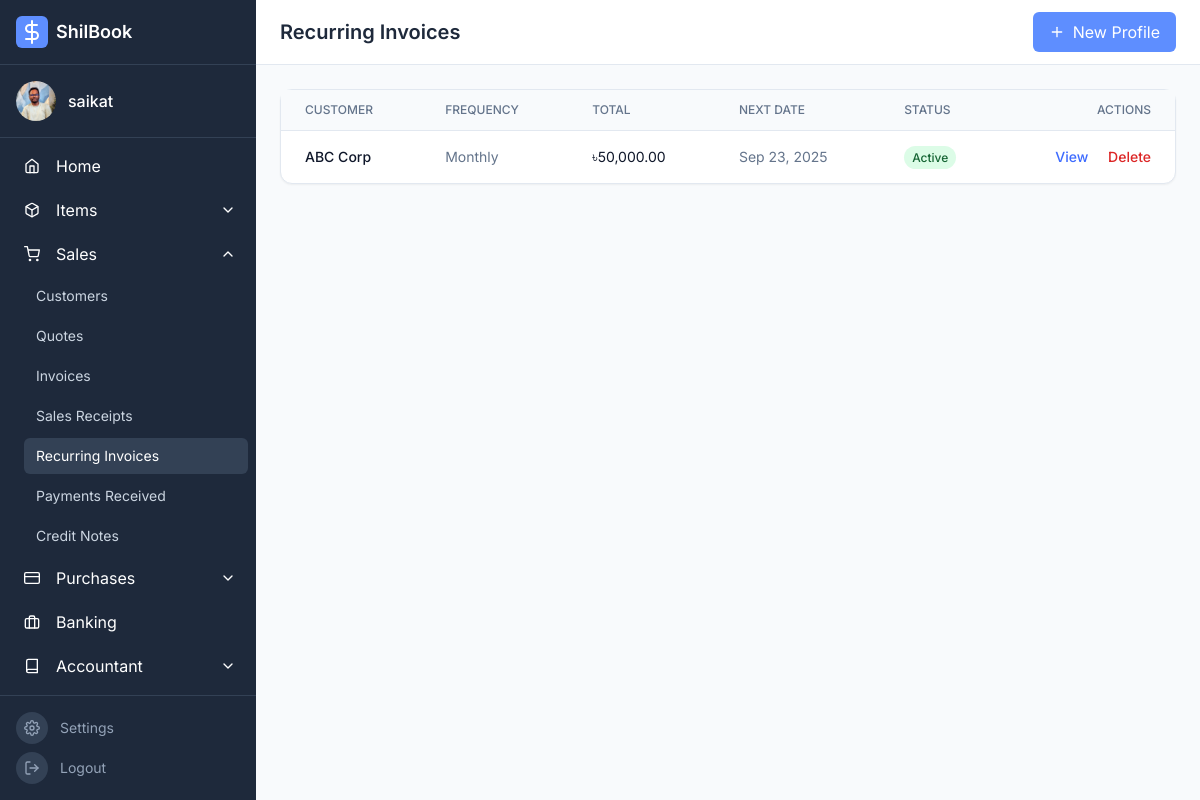
/sales/recurring/index.php (signed in), run on an earlier commit of the app's database.
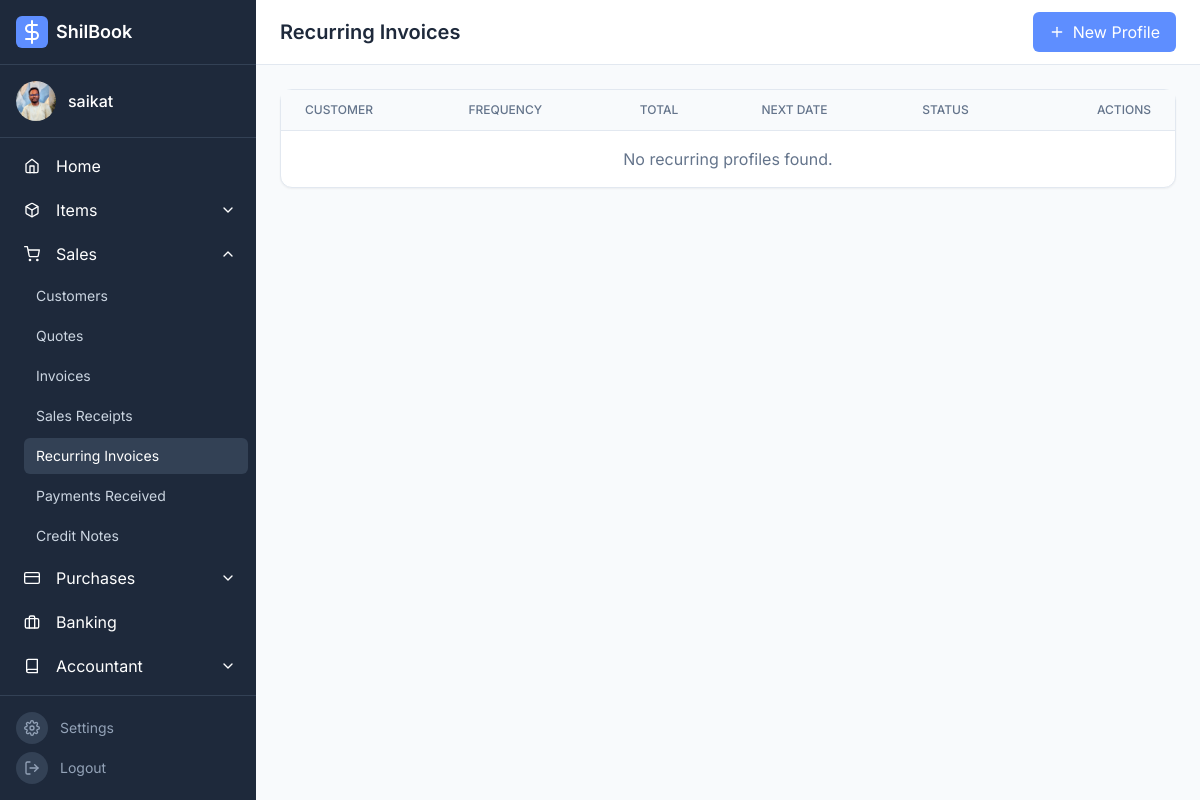
And on a later commit of the database.
### tables this page shows
CREATE TABLE `recurring_invoices` (
  `id` int(11) NOT NULL,
  `user_id` int(11) NOT NULL,
  `customer_id` int(11) NOT NULL,
  `start_date` date NOT NULL,
  `end_date` date DEFAULT NULL,
  `frequency` enum('weekly','monthly','quarterly','yearly') NOT NULL,
  `last_generated_date` date DEFAULT NULL,
  `subtotal` decimal(10,2) NOT NULL DEFAULT 0.00,
  `tax` decimal(10,2) NOT NULL DEFAULT 0.00,
  `total` decimal(10,2) NOT NULL DEFAULT 0.00,
  `notes` text DEFAULT NULL,
  `status` enum('active','paused','finished') NOT NULL DEFAULT 'active',
  `created_at` timestamp NOT NULL DEFAULT current_timestamp()
);

CREATE TABLE `customers` (
  `id` int(11) NOT NULL,
  `user_id` int(11) NOT NULL,
  `customer_type` enum('individual','company') NOT NULL DEFAULT 'individual',
  `name` varchar(255) NOT NULL,
  `contact_person` varchar(255) DEFAULT NULL,
  `email` varchar(255) DEFAULT NULL,
  `phone` varchar(50) DEFAULT NULL,
  `address` text DEFAULT NULL,
  `created_at` timestamp NOT NULL DEFAULT current_timestamp()
);

### sales/recurring/index.php (the view, shortened to what this page needs)
<?php
require_once '../../config.php';
$userId = $_SESSION['user_id'];
$sql = "SELECT r.*, c.name AS customer_name FROM recurring_invoices r JOIN customers c ON r.customer_id = c.id WHERE r.user_id = :user_id ORDER BY r.start_date DESC";
$stmt = $pdo->prepare($sql);
$stmt->bindParam(':user_id', $userId, PDO::PARAM_INT);
$stmt->execute();
$profiles = $stmt->fetchAll(PDO::FETCH_ASSOC);
require_once '../../partials/header.php';
require_once '../../partials/sidebar.php';
function getStatusBadgeClass($status) {
    switch ($status) {
        case 'active': return 'bg-green-100 text-green-800';
    }
}
?>
<div class="flex-1 flex flex-col overflow-hidden">
    <header class="bg-white border-b border-macgray-200 py-3 px-6 flex items-center justify-between">
        <h1 class="text-xl font-semibold text-macgray-800">Recurring Invoices</h1>
        <a href="<?php echo BASE_PATH; ?>sales/recurring/create.php" class="px-4 py-2 bg-macblue-500 text-white rounded-md hover:bg-macblue-600 flex items-center space-x-2">
            <i data-feather="plus" class="w-4 h-4"></i>
            <span>New Profile</span>
        </a>
    </header>
    <main class="content-area flex-1 overflow-y-auto p-6 bg-macgray-50">
        <div class="max-w-7xl mx-auto">
            <div class="bg-white rounded-xl shadow-sm border border-macgray-200">
                <div class="overflow-x-auto">
                    <table class="min-w-full divide-y divide-macgray-200">
                        <thead class="bg-macgray-50">
                            <tr>
                                <th class="px-6 py-3 text-left text-xs font-medium text-macgray-500 uppercase">Customer</th>
                                <th class="px-6 py-3 text-left text-xs font-medium text-macgray-500 uppercase">Frequency</th>
                                <th class="px-6 py-3 text-left text-xs font-medium text-macgray-500 uppercase">Total</th>
                                <th class="px-6 py-3 text-left text-xs font-medium text-macgray-500 uppercase">Next Date</th>
                                <th class="px-6 py-3 text-left text-xs font-medium text-macgray-500 uppercase">Status</th>
                                <th class="px-6 py-3 text-right text-xs font-medium text-macgray-500 uppercase">Actions</th>
                            </tr>
                        </thead>
                        <tbody class="divide-y divide-macgray-200">
                            <?php if (empty($profiles)): ?>
                                <tr><td colspan="6" class="px-6 py-4 text-center text-macgray-500">No recurring profiles found.</td></tr>
                            <?php else: ?>
                                <?php foreach ($profiles as $profile):
                                    $last_gen = $profile['last_generated_date'] ? new DateTime($profile['last_generated_date']) : new DateTime($profile['start_date']);
                                    $next_date = $last_gen->format('M d, Y');
                                ?>
                                    <tr>
                                        <td class="px-6 py-4 text-sm font-medium text-macgray-900"><?php echo htmlspecialchars($profile['customer_name']); ?></td>
                                        <td class="px-6 py-4 text-sm text-macgray-500"><?php echo htmlspecialchars(ucfirst($profile['frequency'])); ?></td>
                                        <td class="px-6 py-4 text-sm text-macgray-900">৳<?php echo htmlspecialchars(number_format($profile['total'], 2)); ?></td>
                                        <td class="px-6 py-4 text-sm text-macgray-500"><?php echo $next_date; ?></td>
                                        <td class="px-6 py-4 text-sm"><span class="px-2 py-1 text-xs font-medium rounded-full <?php echo getStatusBadgeClass($profile['status']); ?>"><?php echo htmlspecialchars(ucfirst($profile['status'])); ?></span></td>
                                        <td class="px-6 py-4 text-right text-sm font-medium">
                                            <a href="view.php?id=<?php echo $profile['id']; ?>" class="text-macblue-600 hover:text-macblue-900">View</a>
                                            <a href="index.php?action=delete&id=<?php echo $profile['id']; ?>" class="text-red-600 hover:text-red-900 ml-4" onclick="return confirm('Are you sure you want to delete this recurring profile?');">Delete</a>
                                        </td>
                                    </tr>
                                <?php endforeach; ?>
                            <?php endif; ?>
                        </tbody>
                    </table>
                </div>
            </div>
        </div>
    </main>
</div>
<?php
require_once '../../partials/footer.php';
?>

What changed in the data, as far as the page shows it:
removed recurring_invoices: customer.name "ABC Corp", frequency "Monthly", total "50,000.00", next_date "Sep 23, 2025", status "Active"
Also different on the page:
text now shown: "No recurring profiles found."
